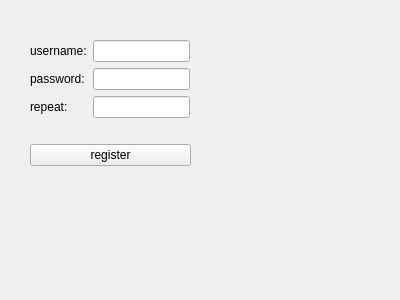
<?xml version="1.0" encoding="UTF-8"?>
<ui version="4.0">
 <class>Register</class>
 <widget class="QWidget" name="Register">
  <property name="geometry">
   <rect>
    <x>0</x>
    <y>0</y>
    <width>400</width>
    <height>300</height>
   </rect>
  </property>
  <property name="windowTitle">
   <string>Form</string>
  </property>
  <widget class="QWidget" name="gridLayoutWidget">
   <property name="geometry">
    <rect>
     <x>30</x>
     <y>40</y>
     <width>160</width>
     <height>80</height>
    </rect>
   </property>
   <layout class="QGridLayout" name="gridLayout">
    <item row="2" column="0">
     <widget class="QLabel" name="repeat_label">
      <property name="text">
       <string>repeat:</string>
      </property>
     </widget>
    </item>
    <item row="0" column="0">
     <widget class="QLabel" name="username_label">
      <property name="text">
       <string>username:</string>
      </property>
     </widget>
    </item>
    <item row="1" column="0">
     <widget class="QLabel" name="once_password_label">
      <property name="text">
       <string>password:</string>
      </property>
     </widget>
    </item>
    <item row="0" column="1">
     <widget class="QLineEdit" name="username_edit"/>
    </item>
    <item row="1" column="1">
     <widget class="QLineEdit" name="once_password_edit"/>
    </item>
    <item row="2" column="1">
     <widget class="QLineEdit" name="repeat_password_edit"/>
    </item>
   </layout>
  </widget>
  <widget class="QWidget" name="verticalLayoutWidget">
   <property name="geometry">
    <rect>
     <x>30</x>
     <y>140</y>
     <width>161</width>
     <height>31</height>
    </rect>
   </property>
   <layout class="QVBoxLayout" name="verticalLayout">
    <item>
     <widget class="QPushButton" name="send_register_button">
      <property name="text">
       <string>register</string>
      </property>
     </widget>
    </item>
   </layout>
  </widget>
 </widget>
 <resources/>
 <connections/>
</ui>
